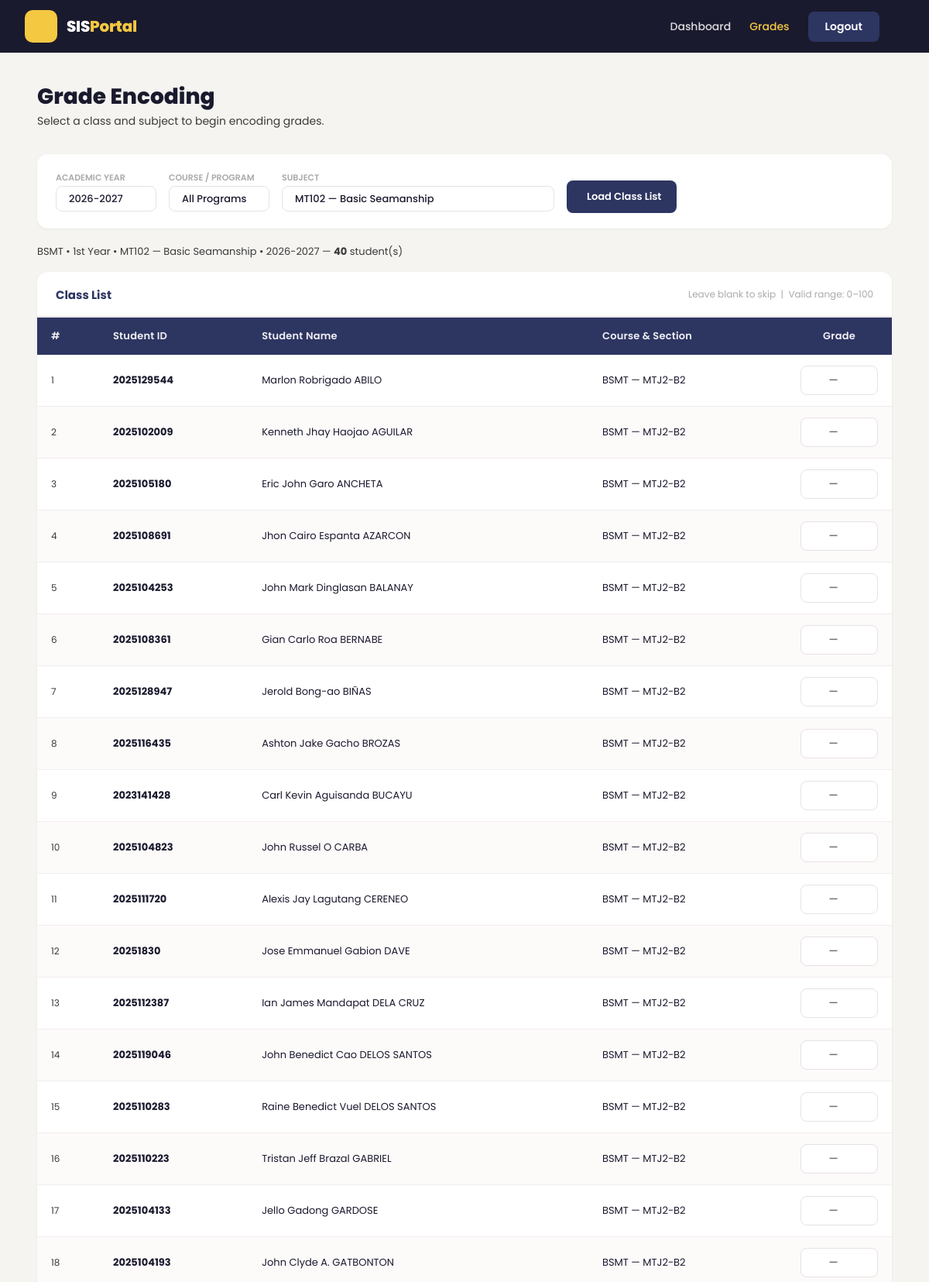
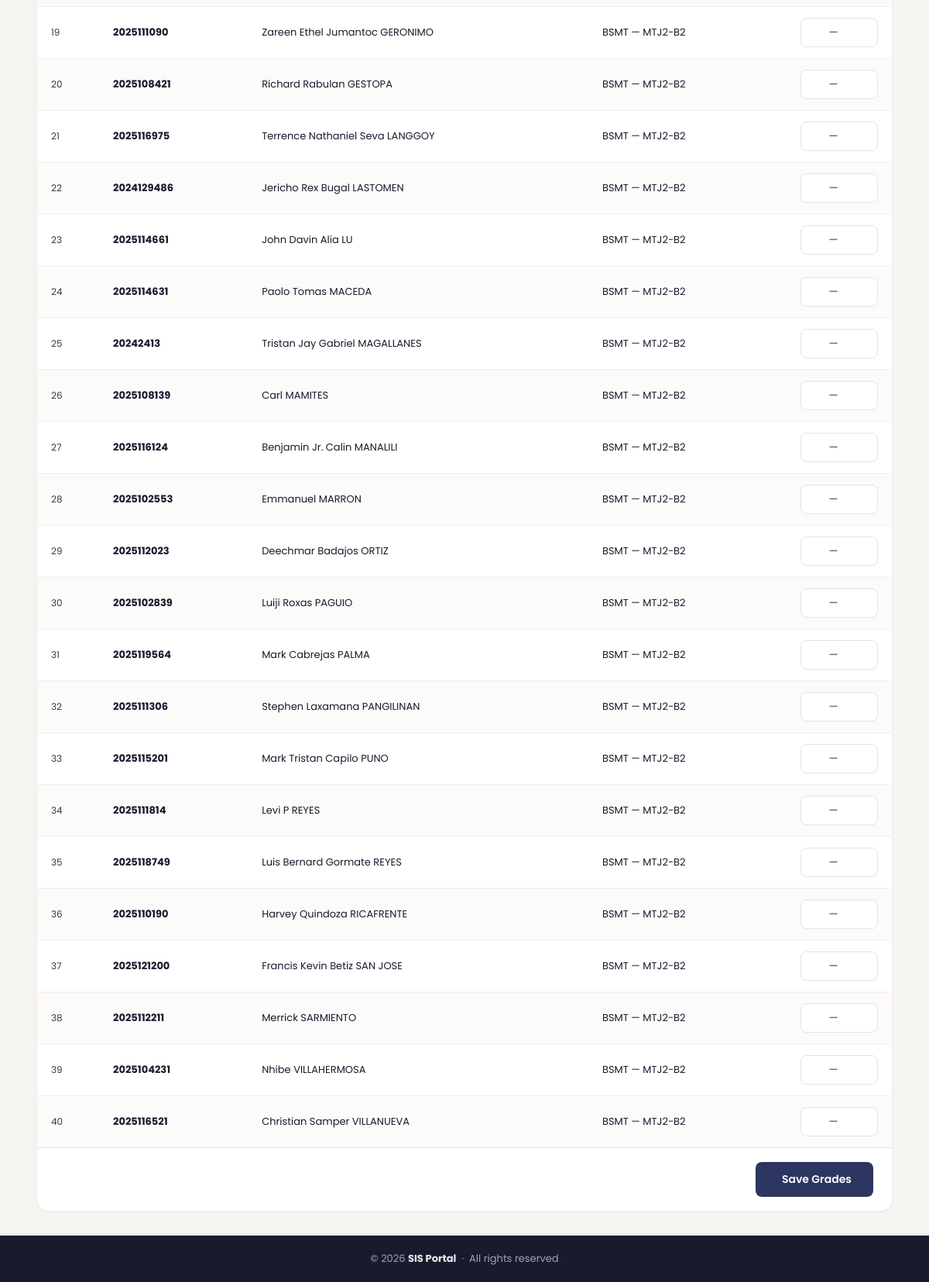
The app's page /encode_grades.php?subject_id=2 (signed in) with its own data (2 pictures, top to bottom).
### tables this page shows
CREATE TABLE subjects (
    id          INT AUTO_INCREMENT PRIMARY KEY,
    subject_code VARCHAR(20)  NOT NULL UNIQUE,
    subject_name VARCHAR(100) NOT NULL,
    course       VARCHAR(50)  NOT NULL,
    year_level   VARCHAR(50)  NOT NULL,
    created_at   TIMESTAMP DEFAULT CURRENT_TIMESTAMP
);

CREATE TABLE students (
  id INT AUTO_INCREMENT PRIMARY KEY,
  student_id VARCHAR(20) NOT NULL UNIQUE,
  first_name VARCHAR(100) NOT NULL,
  last_name VARCHAR(100) NOT NULL,
  course VARCHAR(50) NOT NULL,
  year_level VARCHAR(50) NOT NULL,
  section VARCHAR(50) NOT NULL,
  gender ENUM('Male','Female') DEFAULT 'Male'
);

### encode_grades.php (the view, shortened to what this page needs)
<?php
include 'config.php';
$current_month = (int) date('n');
$current_y     = (int) date('Y');
if ($current_month >= 6) {
    $current_year = $current_y . '-' . ($current_y + 1);
} else {
    $current_year = ($current_y - 1) . '-' . $current_y;
}
$subjects_result = mysqli_query($conn, "SELECT id, subject_code, subject_name, course FROM subjects ORDER BY subject_code");
$all_subjects = [];
while ($row = mysqli_fetch_assoc($subjects_result)) {
    $all_subjects[] = $row;
}
$academic_year = $_GET['academic_year'] ?? $current_year;
$course        = $_GET['course']        ?? '';
$subject_id    = $_GET['subject_id']    ?? '';
$invalid_grades = [];
$show_roster = ($subject_id && $academic_year);
$students    = [];
if ($show_roster) {
    $subj_meta_stmt = $conn->prepare("SELECT course, year_level FROM subjects WHERE id = ?");
    $subj_meta_stmt->bind_param("i", $subject_id);
    $subj_meta_stmt->execute();
    $subject_meta_row = $subj_meta_stmt->get_result()->fetch_assoc();
    $subject_course     = $subject_meta_row['course']     ?? null;
    $subject_year_level = $subject_meta_row['year_level'] ?? null;
    if ($subject_course === null) {
        $students = [];
    } elseif ($course !== '' && $course !== $subject_course) {
        $course_mismatch = true;
        $students = [];
    } else {
        $sql = "SELECT s.id, s.student_id, s.first_name, s.last_name, s.course, s.section, s.year_level, g.grade, g.updated_at
                FROM students s
                LEFT JOIN grades g
                    ON g.student_id = s.id
                    AND g.subject_id = ?
                    AND g.academic_year = ?
                WHERE s.course = ? AND s.year_level = ?
                ORDER BY s.last_name ASC, s.first_name ASC";
        $stmt = $conn->prepare($sql);
        $stmt->bind_param("isss", $subject_id, $academic_year, $subject_course, $subject_year_level);
        $stmt->execute();
        $students = $stmt->get_result()->fetch_all(MYSQLI_ASSOC);
    }
}
$subject_name_display = '';
if ($subject_id) {
    $subj_stmt = $conn->prepare("SELECT subject_code, subject_name FROM subjects WHERE id = ?");
    $subj_stmt->bind_param("i", $subject_id);
    $subj_stmt->execute();
    if ($subj_row = $subj_stmt->get_result()->fetch_assoc()) {
        $subject_name_display = htmlspecialchars($subj_row['subject_code'] . ' — ' . $subj_row['subject_name']);
    }
}
?>
<!DOCTYPE html>
<html lang="en">
<head>
    <link rel="stylesheet" href="https://cdn.jsdelivr.net/npm/@tabler/icons-webfont@latest/tabler-icons.min.css">
    <link rel="stylesheet" href="style.css">
</head>
<body>
<nav class="navbar">
    <div class="navbar-left">
        <div class="navbar-logo">
            <div class="logo-icon"><i class="ti ti-school"></i></div>
            <span class="logo-text">SIS<span class="logo-accent">Portal</span></span>
        </div>
    </div>
    <div class="navbar-right navbar" id="navbarRight">
        <a href="index.php" class="nav-link">Dashboard</a>
        <a href="encode_grades.php" class="nav-link" style="color:#F5C842;">Grades</a>
        <a href="logout.php" class="nav-btn-logout" id="logoutLink">Logout</a>
    </div>
</nav>
<main class="main-content">
    <div class="page-header">
        <h1>Grade Encoding</h1>
        <p>Select a class and subject to begin encoding grades.</p>
    </div>
    <form method="GET" action="encode_grades.php" class="filter-card" id="filterForm">
        <div class="filter-group">
            <span class="filter-label-top">Academic Year</span>
            <select name="academic_year" class="filter-pill" required>
                <option value="<?php echo htmlspecialchars($current_year); ?>" <?php echo $academic_year === $current_year ? 'selected' : ''; ?>>
                    <?php echo htmlspecialchars($current_year); ?>
                </option>
            </select>
        </div>
        <div class="filter-group">
            <span class="filter-label-top">Course / Program</span>
            <select name="course" class="filter-pill" id="courseSelect">
                <option value="">All Programs</option>
            </select>
        </div>
        <div class="filter-group" style="min-width:180px;">
            <span class="filter-label-top">Subject</span>
            <select name="subject_id" class="filter-pill" id="subjectSelect" required>
                <?php foreach ($all_subjects as $subj): ?>
                    <option value="<?php echo $subj['id']; ?>"
                            data-course="<?php echo htmlspecialchars($subj['course']); ?>"
                            <?php echo $subject_id == $subj['id'] ? 'selected' : ''; ?>>
                        <?php echo htmlspecialchars($subj['subject_code'] . ' — ' . $subj['subject_name']); ?>
                    </option>
                <?php endforeach; ?>
            </select>
        </div>
        <button type="submit" class="btn-add" id="loadListBtn" style="margin-top:14px;height:42px;">
            <i class="ti ti-reload"></i> Load Class List
        </button>
    </form>
    <form method="POST" action="encode_grades.php" id="gradeForm">
        <?php if ($show_roster && count($students) > 0): ?>
            <div class="context-badge">
                <?php echo htmlspecialchars($subject_course); ?> &bull;
                <?php echo htmlspecialchars($subject_year_level); ?> &bull;
                <?php echo $subject_name_display; ?> &bull;
                <?php echo htmlspecialchars($academic_year); ?>
                &mdash; <strong><?php echo count($students); ?></strong> student(s)
            </div>
            <div class="table-card">
                <div class="table-card-header">
                    <h3 class="table-title">Class List</h3>
                    <span class="table-info-note"><i class="ti ti-info-circle"></i> Leave blank to skip &nbsp;|&nbsp; Valid range: 0–100</span>
                </div>
                <div class="table-wrap">
                    <table>
                        <thead>
                            <tr>
                                <th style="width:80px;">#</th>
                                <th>Student ID</th>
                                <th>Student Name</th>
                                <th>Course &amp; Section</th>
                                <th style="width:130px;text-align:center;">Grade</th>
                            </tr>
                        </thead>
                        <tbody>
                            <?php $idx = 1; ?>
                            <?php foreach ($students as $s): ?>
                                <?php
                                    $is_invalid = array_key_exists($s['id'], $invalid_grades);
                                    $display_value = $is_invalid
                                        ? $invalid_grades[$s['id']]
                                        : (($s['grade'] !== '' && $s['grade'] !== null) ? $s['grade'] : '');
                                ?>
                                <tr class="<?php echo $is_invalid ? 'row-invalid' : ''; ?>">
                                    <td style="color:var(--text-muted);font-size:12px;"><?php echo $idx++; ?></td>
                                    <td><strong><?php echo htmlspecialchars($s['student_id']); ?></strong></td>
                                    <td><?php echo htmlspecialchars($s['first_name'] . ' ' . $s['last_name']); ?></td>
                                    <td><?php echo htmlspecialchars($s['course'] . ' — ' . $s['section']); ?></td>
                                    <td style="text-align:center;">
                                        <input type="number"
                                               name="grades[<?php echo $s['id']; ?>]"
                                               value="<?php echo htmlspecialchars($display_value); ?>"
                                               step="0.01" min="0" max="100"
                                               placeholder="—"
                                               data-original="<?php echo htmlspecialchars(($s['grade'] !== '' && $s['grade'] !== null) ? $s['grade'] : ''); ?>"
                                               class="grade-input<?php echo $is_invalid ? ' grade-input-invalid' : ''; ?>">
                                    </td>
                                </tr>
                            <?php endforeach; ?>
                        </tbody>
                    </table>
                </div>
                <div class="save-row">
                    <button type="submit" name="save_grades" class="btn-add" id="saveBtn" style="font-size:14px;padding:12px 28px;">
                        <i class="ti ti-device-floppy"></i> Save Grades
                    </button>
                </div>
            </div>
        <?php endif; ?>
    </form>
</main>
<footer class="site-footer">
    <p>&copy; 2026 <strong>SIS Portal</strong> &nbsp;&middot;&nbsp; All rights reserved</p>
</footer>
</body>
</html>

### records on screen
subjects: course "BSMT", year_level "1st Year", subject_name_display "MT102 — Basic Seamanship"
students: student "2025129544", first_name+last_name "Marlon Robrigado ABILO", course+section "BSMT — MTJ2-B2"
students: student "2025102009", first_name+last_name "Kenneth Jhay Haojao AGUILAR", course+section "BSMT — MTJ2-B2"
students: student "2025105180", first_name+last_name "Eric John Garo ANCHETA", course+section "BSMT — MTJ2-B2"
students: student "2025108691", first_name+last_name "Jhon Cairo Espanta AZARCON", course+section "BSMT — MTJ2-B2"
students: student "2025104253", first_name+last_name "John Mark Dinglasan BALANAY", course+section "BSMT — MTJ2-B2"
students: student "2025108361", first_name+last_name "Gian Carlo Roa BERNABE", course+section "BSMT — MTJ2-B2"
students: student "2025128947", first_name+last_name "Jerold Bong-ao BIÑAS", course+section "BSMT — MTJ2-B2"
students: student "2025116435", first_name+last_name "Ashton Jake Gacho BROZAS", course+section "BSMT — MTJ2-B2"
students: student "2023141428", first_name+last_name "Carl Kevin Aguisanda BUCAYU", course+section "BSMT — MTJ2-B2"
students: student "2025104823", first_name+last_name "John Russel O CARBA", course+section "BSMT — MTJ2-B2"
students: student "2025111720", first_name+last_name "Alexis Jay Lagutang CERENEO", course+section "BSMT — MTJ2-B2"
students: student "20251830", first_name+last_name "Jose Emmanuel Gabion DAVE", course+section "BSMT — MTJ2-B2"
students: student "2025112387", first_name+last_name "Ian James Mandapat DELA CRUZ", course+section "BSMT — MTJ2-B2"
students: student "2025119046", first_name+last_name "John Benedict Cao DELOS SANTOS", course+section "BSMT — MTJ2-B2"
students: student "2025110283", first_name+last_name "Raine Benedict Vuel DELOS SANTOS", course+section "BSMT — MTJ2-B2"
students: student "2025110223", first_name+last_name "Tristan Jeff Brazal GABRIEL", course+section "BSMT — MTJ2-B2"
students: student "2025104133", first_name+last_name "Jello Gadong GARDOSE", course+section "BSMT — MTJ2-B2"
students: student "2025104193", first_name+last_name "John Clyde A. GATBONTON", course+section "BSMT — MTJ2-B2"
students: student "2025111090", first_name+last_name "Zareen Ethel Jumantoc GERONIMO", course+section "BSMT — MTJ2-B2"
students: student "2025108421", first_name+last_name "Richard Rabulan GESTOPA", course+section "BSMT — MTJ2-B2"
students: student "2025116975", first_name+last_name "Terrence Nathaniel Seva LANGGOY", course+section "BSMT — MTJ2-B2"
students: student "2024129486", first_name+last_name "Jericho Rex Bugal LASTOMEN", course+section "BSMT — MTJ2-B2"
students: student "2025114661", first_name+last_name "John Davin Alia LU", course+section "BSMT — MTJ2-B2"
students: student "2025114631", first_name+last_name "Paolo Tomas MACEDA", course+section "BSMT — MTJ2-B2"
students: student "20242413", first_name+last_name "Tristan Jay Gabriel MAGALLANES", course+section "BSMT — MTJ2-B2"
students: student "2025108139", first_name+last_name "Carl MAMITES", course+section "BSMT — MTJ2-B2"
students: student "2025116124", first_name+last_name "Benjamin Jr. Calin MANALILI", course+section "BSMT — MTJ2-B2"
students: student "2025102553", first_name+last_name "Emmanuel MARRON", course+section "BSMT — MTJ2-B2"
students: student "2025112023", first_name+last_name "Deechmar Badajos ORTIZ", course+section "BSMT — MTJ2-B2"
students: student "2025102839", first_name+last_name "Luiji Roxas PAGUIO", course+section "BSMT — MTJ2-B2"
students: student "2025119564", first_name+last_name "Mark Cabrejas PALMA", course+section "BSMT — MTJ2-B2"
students: student "2025111306", first_name+last_name "Stephen Laxamana PANGILINAN", course+section "BSMT — MTJ2-B2"
students: student "2025115201", first_name+last_name "Mark Tristan Capilo PUNO", course+section "BSMT — MTJ2-B2"
students: student "2025111814", first_name+last_name "Levi P REYES", course+section "BSMT — MTJ2-B2"
students: student "2025118749", first_name+last_name "Luis Bernard Gormate REYES", course+section "BSMT — MTJ2-B2"
students: student "2025110190", first_name+last_name "Harvey Quindoza RICAFRENTE", course+section "BSMT — MTJ2-B2"
students: student "2025121200", first_name+last_name "Francis Kevin Betiz SAN JOSE", course+section "BSMT — MTJ2-B2"
students: student "2025112211", first_name+last_name "Merrick SARMIENTO", course+section "BSMT — MTJ2-B2"
students: student "2025104231", first_name+last_name "Nhibe VILLAHERMOSA", course+section "BSMT — MTJ2-B2"
students: student "2025116521", first_name+last_name "Christian Samper VILLANUEVA", course+section "BSMT — MTJ2-B2"

### other values on screen
$academic_year "2026-2027"
count($students) "40"
form field academic_year "2026-2027"
form field subject_id "MT102 — Basic Seamanship"
